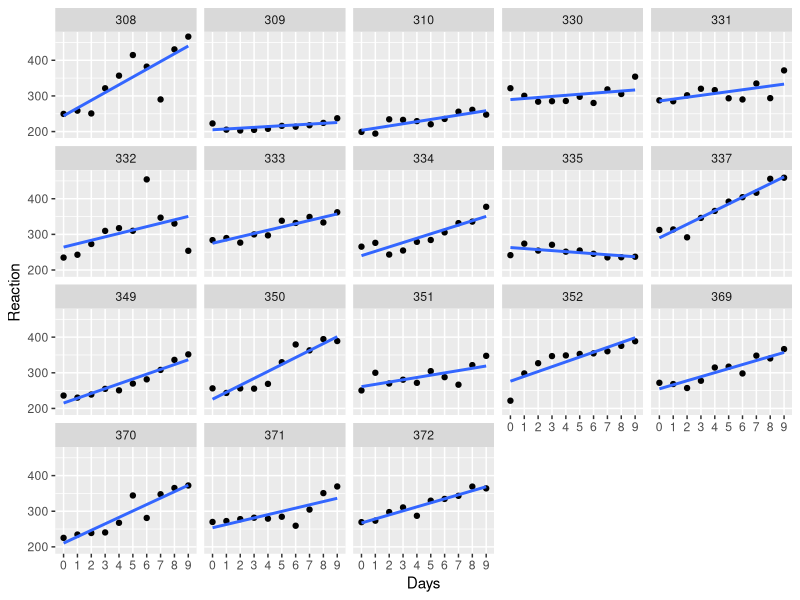

The R source for this figure:
## ---- chunk 1
#| label: setup
#| include: false
options(tidyverse.quiet=TRUE)
library("tidyverse")
library("lme4")
## ---- chunk 2
#| output-location: column-fragment
library("lme4")

ggplot(sleepstudy, aes(Days, Reaction)) + 
  geom_point() +
  geom_smooth(method = "lm", se = FALSE) +
  scale_x_discrete(limits = 0:9) +
  facet_wrap(~Subject)
## ---- chunk 3
#| echo: false
knitr::include_app(url = "https://rstudio-connect.psy.gla.ac.uk/multilevel", height = "700px")
## ---- chunk 4
#| output-location: column-fragment
library("lme4")

mod <- lmer(Reaction ~ Days + (Days | Subject), 
            data = sleepstudy)

summary(mod)
## ---- chunk 5
#| output-location: fragment
mod1 <- lmer(Reaction ~ Days + (Days | Subject),
             sleepstudy, REML = FALSE)
mod2 <- lmer(Reaction ~ (Days | Subject),
             sleepstudy, REML = FALSE)

## or:
## mod2 <- update(mod1, . ~ . -Days)
anova(mod1, mod2)
## ---- chunk 6
#| output-location: fragment
mod <- lmer(Reaction ~ Days + (Days | Subject), sleepstudy, REML = FALSE)

stderr <- sqrt(diag(vcov(mod)))
tvals <- fixef(mod) / stderr

2 * (1 - pnorm(abs(tvals)))
